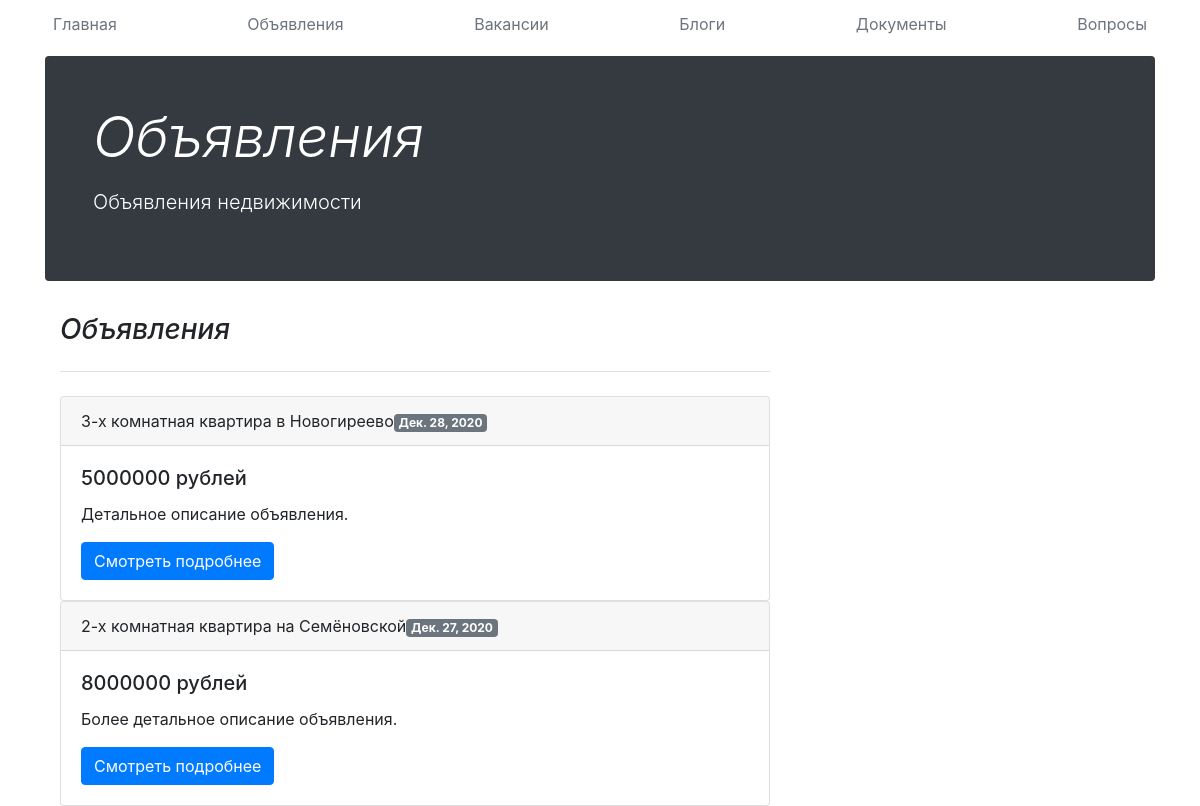
/ads/, run on the app's committed database.
### ad/models.py (models this page shows, shortened)
class Ads(models.Model):
    id = models.AutoField(primary_key=True)
    id_user = models.IntegerField('ID пользователя')
    title = models.CharField('Название объявления', max_length=50)
    description = models.TextField('Описание объявления')
    price = models.IntegerField('Цена')
    geo = models.TextField('Местоположение')
    date = models.DateField('Дата публикации')
    status = models.BooleanField('Продано')
    id_credit = models.IntegerField('ID условий ипотеки')
    class Meta:
        verbose_name = "Объявление"
        verbose_name_plural = "Объявления"

### ad/views.py (the view)
# urls.py: path('', views.index, name='ads_index'),
def index(request):
    ads = Ads.objects.all()
    return render(request, 'ad/index.html', {'ads': ads})

### ad/templates/ad/index.html (shortened to what this page needs)
{% extends 'main/base.html' %}
{% block name %}Объявления{% endblock %}
{% block description %}Объявления недвижимости{% endblock %}
{% block content %}
    <div class="col-md-8 blog-main">
      <h3 class="pb-4 mb-4 font-italic border-bottom">
       Объявления
      </h3>
{% for ad in ads %}
      <div class="card">
  <div class="card-header">
      {{ad.title}}<span class="badge badge-secondary">{{ad.date}}</span>
  </div>
  <div class="card-body">
    <h5 class="card-title">{{ad.price}} рублей</h5>
    <p class="card-text">{{ad.description}}</p>
      <a href="{% url 'ad_detail' ad.id %}" class="btn btn-primary">Смотреть подробнее</a>
  </div>
</div>
{% endfor %}
    </div>
{% endblock %}

### data on the page
Ads: title "3-х комнатная квартира в Новогиреево", date "Дек. 28, 2020", price "5000000", description "Детальное описание объявления."
Ads: title "2-х комнатная квартира на Семёновской", date "Дек. 27, 2020", price "8000000", description "Более детальное описание объявления."
